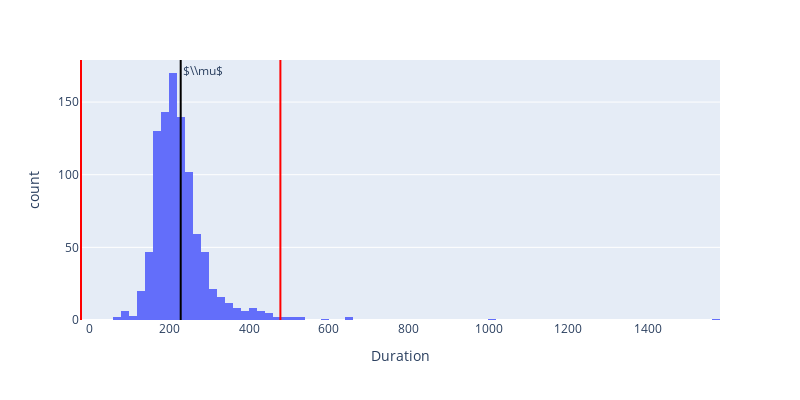

Here is the notebook cell this chart was saved with:
### Code cell
media_loudness = duration_dataset["Duration"].mean()
std_loudness = duration_dataset["Duration"].std()
limite_inferior = media_loudness - 3 * std_loudness
limite_superior = media_loudness + 3 * std_loudness

# Dibujo la distribución con los límites superpuestos.
fig = px.histogram(duration_dataset, x="Duration", width=800, height=400)
fig.add_vline(x=media_loudness, line_color='black', annotation_text=r"$\\mu$") #, annotation_text='$\mu$')
fig.add_vline(x=limite_inferior, line_color='red')#, annotation_text='$\mu-3\sigma$')
fig.add_vline(x=limite_superior, line_color='red')#, annotation='$\mu+3\sigma$')

fig.show()

### Figure 1 — Plotly figure (JSON) as saved in the notebook; plotly's stock layout.template omitted (floating-point values rounded to 4 significant figures; data arrays with more than 128 entries replaced by an {"elided": "..."} marker saying what was removed)
{"data": [{"alignmentgroup": "True", "bingroup": "x", "hovertemplate": "Duration=%{x}<br>count=%{y}<extra></extra>", "legendgroup": "", "marker": {"color": "#636efa", "pattern": {"shape": ""}}, "name": "", "offsetgroup": "", "orientation": "v", "showlegend": false, "type": "histogram", "x": {"elided": "964 int values"}, "xaxis": "x", "yaxis": "y"}], "layout": {"annotations": [{"showarrow": false, "text": "$\\\\mu$", "x": 228.6, "xanchor": "left", "xref": "x", "y": 1, "yanchor": "top", "yref": "y domain"}], "barmode": "relative", "height": 400, "legend": {"tracegroupgap": 0}, "margin": {"t": 60}, "shapes": [{"line": {"color": "black"}, "type": "line", "x0": 228.6, "x1": 228.6, "xref": "x", "y0": 0, "y1": 1, "yref": "y domain"}, {"line": {"color": "red"}, "type": "line", "x0": -21.11, "x1": -21.11, "xref": "x", "y0": 0, "y1": 1, "yref": "y domain"}, {"line": {"color": "red"}, "type": "line", "x0": 478.3, "x1": 478.3, "xref": "x", "y0": 0, "y1": 1, "yref": "y domain"}], "width": 800, "xaxis": {"anchor": "y", "domain": [0, 1], "title": {"text": "Duration"}}, "yaxis": {"anchor": "x", "domain": [0, 1], "title": {"text": "count"}}}}
